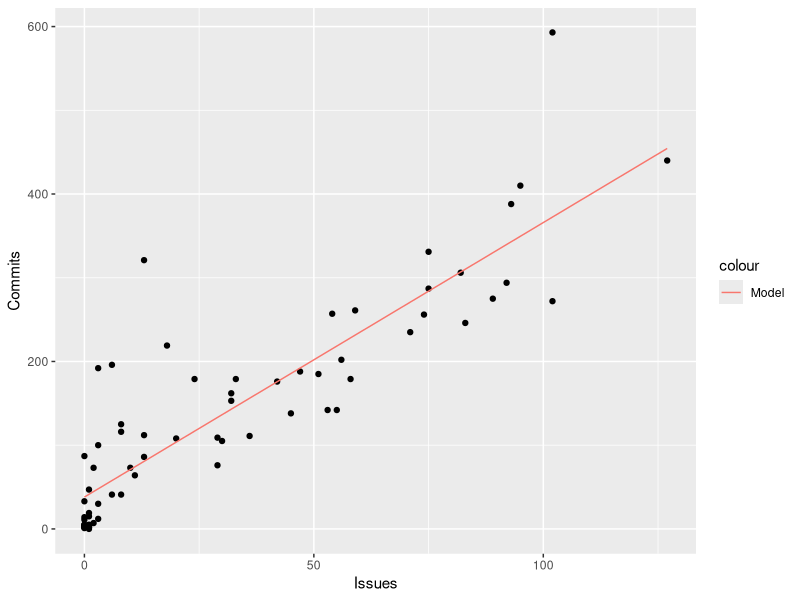

Write R code to recreate this figure.
library(ggplot2)
library(ggthemes)
library("Hmisc")

data <- read.csv("../data/issues-vs-commits.csv")
model <- lm( data$Commits ~ data$Issues )
summary(model)
predicted <- data.frame( predicted.commits = predict( model, data), issues = data$Issues )
ggplot( ) + geom_point( data=data, aes(x=Issues,y=Commits) ) + geom_line( data=predicted,aes(x=issues,y=predicted.commits,color='Model'))
